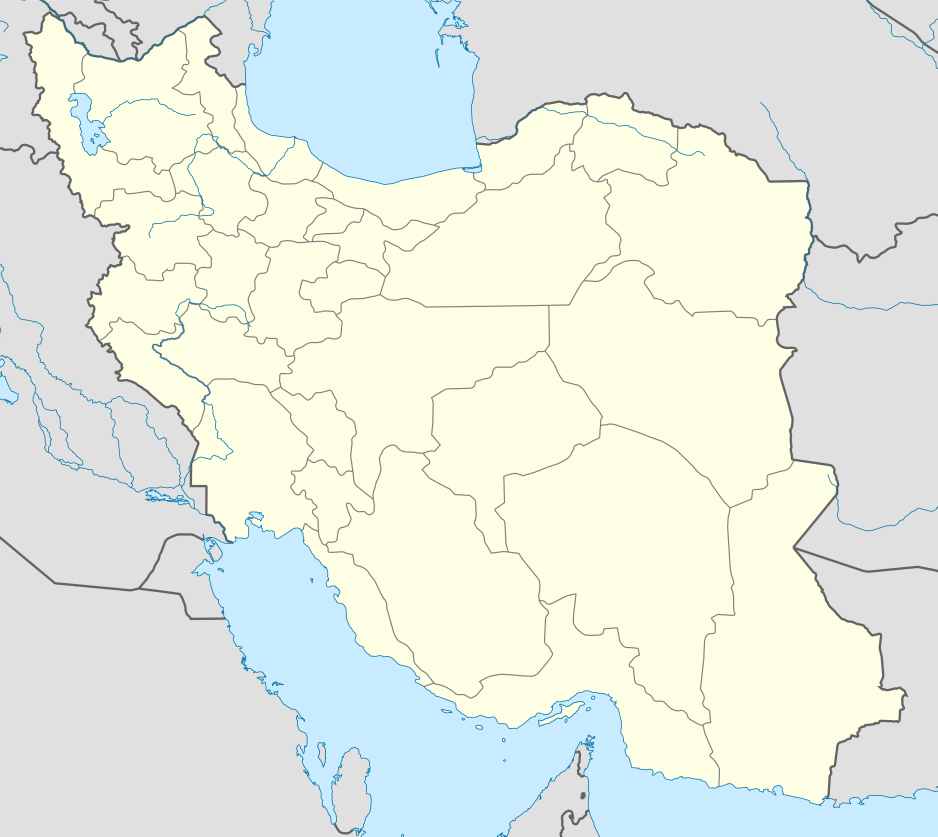
#> input picture Day025-erf/iran-states-game/blank_states_img.gif, 3750 x 3346 px (shown at 1/4 size)
$ python resize_img.py
#> lines starting #> are read from the running program, lines starting #| are printed output that depends on the picture
from PIL import Image
img = Image.open("blank_states_img.gif")
#> img is the input picture: PIL image 3750x3346 P; mean R, G, B 231.1, 236.7, 227.4
img = img.resize((1000,800))
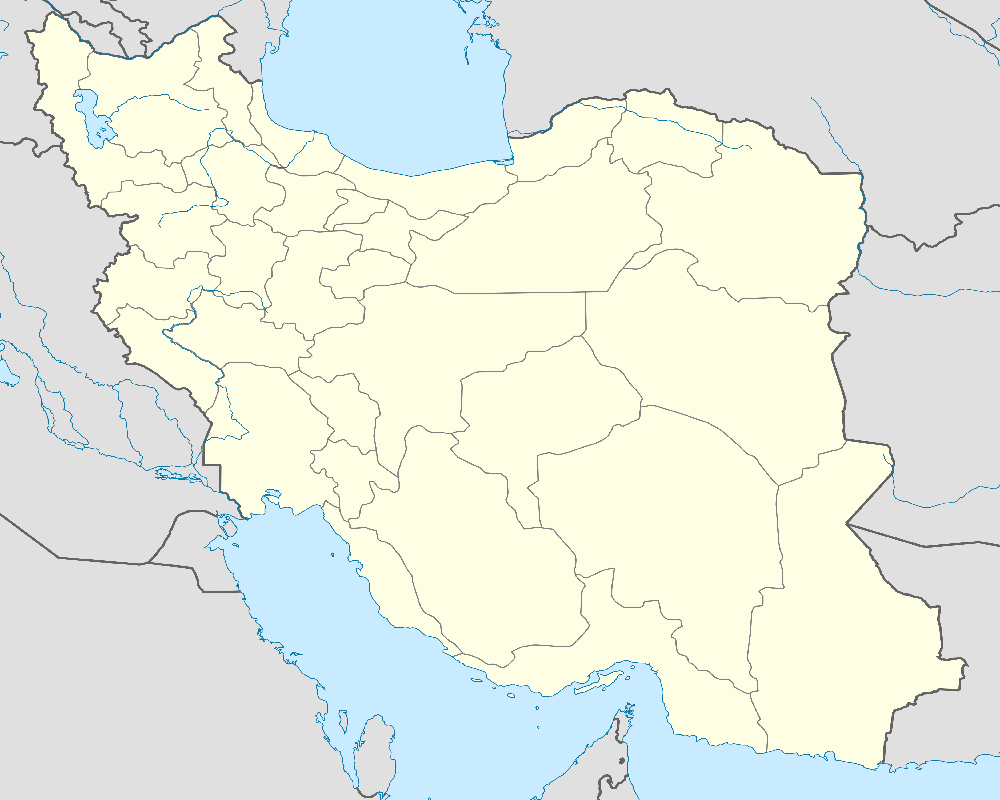
#> img: PIL image 1000x800 P; mean R, G, B 231.1, 236.7, 227.4
img.save("bg_resized.gif")
